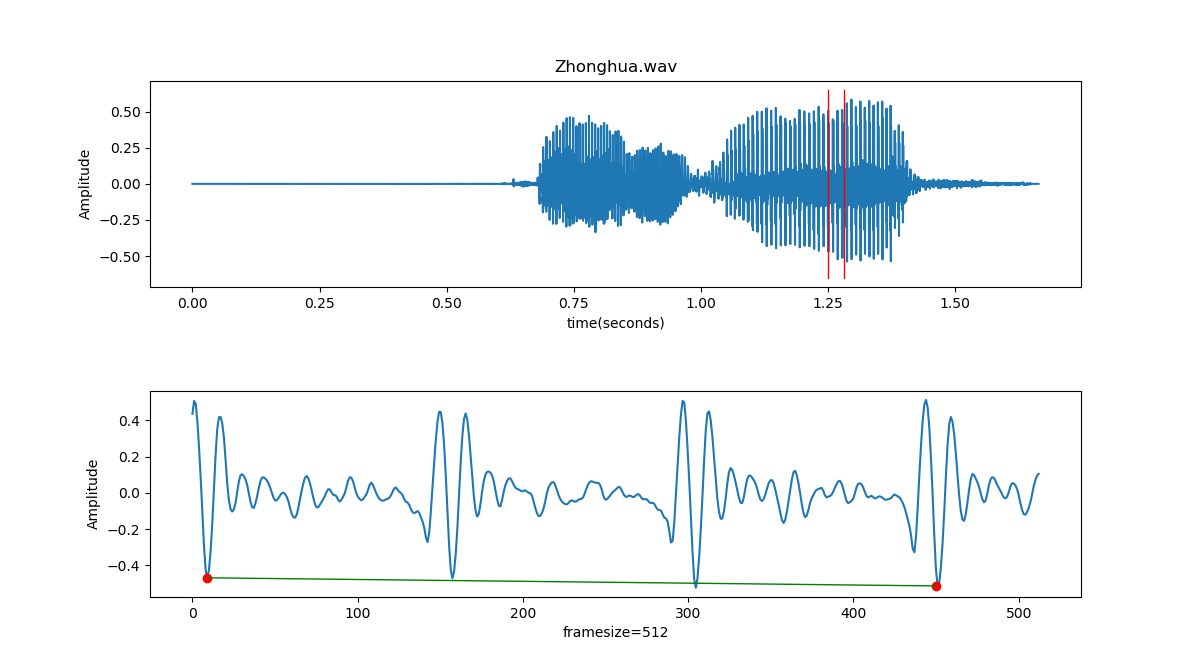

Recreate this plot in Python.
import scipy.io.wavfile as wav
import matplotlib.pyplot as plt
import numpy as np
# B10417022 李政瑩
rate, signal = wav.read('./Zhonghua.wav')
sigSize = np.size(signal)
time = np.linspace(0, sigSize, sigSize) / rate
normal = signal / 2**15
sample = normal[20000:20512]
plt.subplot(2, 1, 1)
plt.subplots_adjust(hspace=0.5)
plt.plot(time, normal)
plt.plot([20000/rate, 20000/rate], [0.65, -0.65], 'r', lw=1)
plt.plot([20512/rate, 20512/rate], [0.65, -0.65], 'r', lw=1)
plt.title("Zhonghua.wav")
plt.xlabel("time(seconds)")
plt.ylabel("Amplitude")
plt.subplot(2, 1, 2)
plt.plot(np.linspace(0, 512, 512), sample)
plt.plot(9,sample[9], 'r', marker='o')
plt.plot(450,sample[450], 'r', marker='o')
plt.plot([9, 450], [sample[9], sample[450]], 'g', lw=1)
plt.xlabel("framesize=512")
plt.ylabel("Amplitude")
plt.show()
